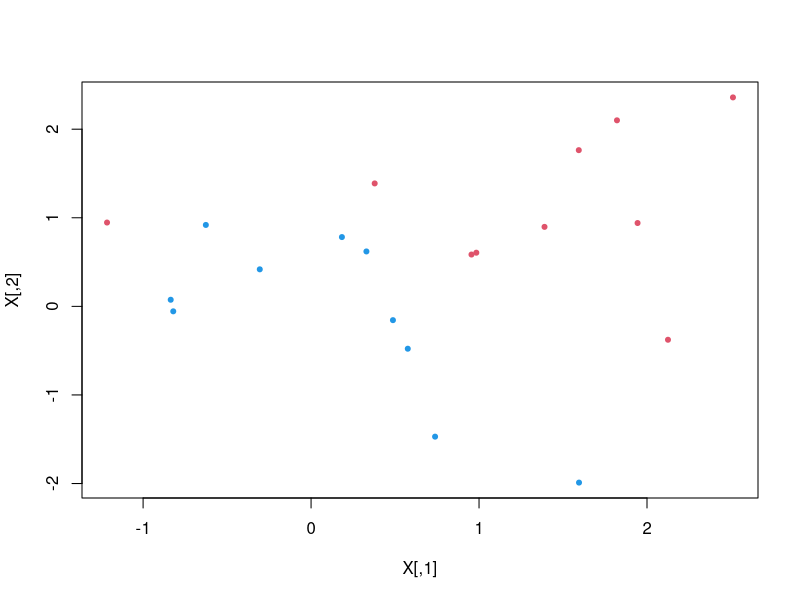
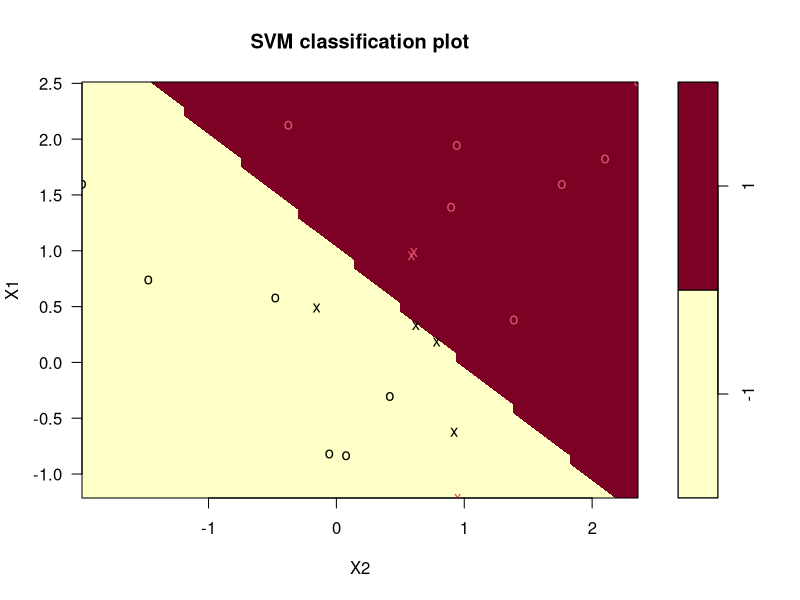
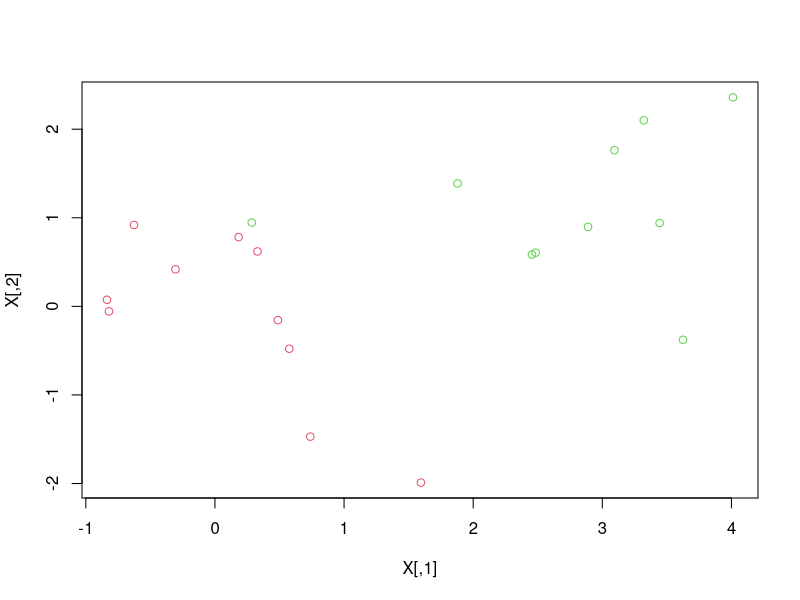
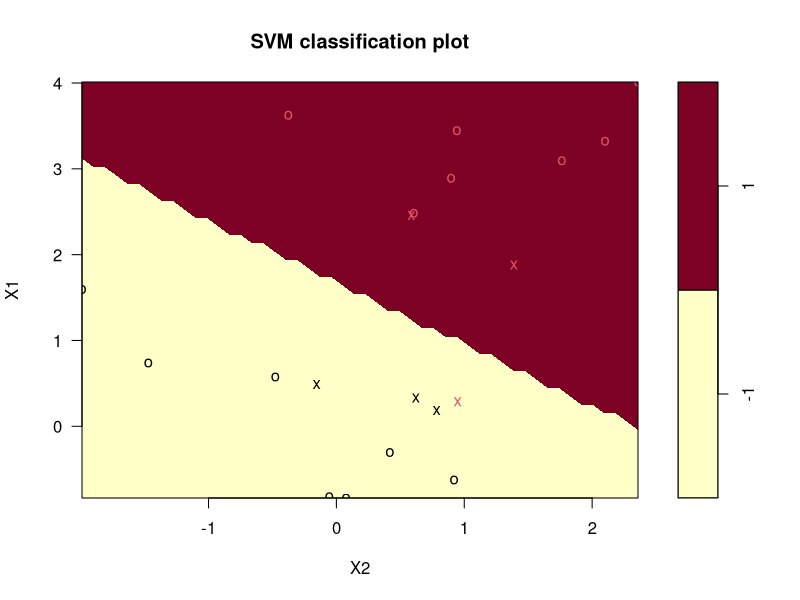
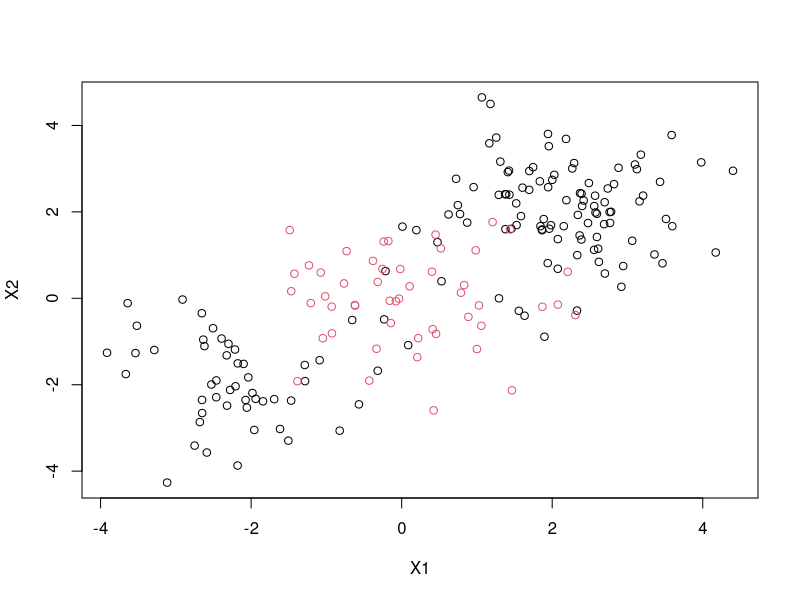
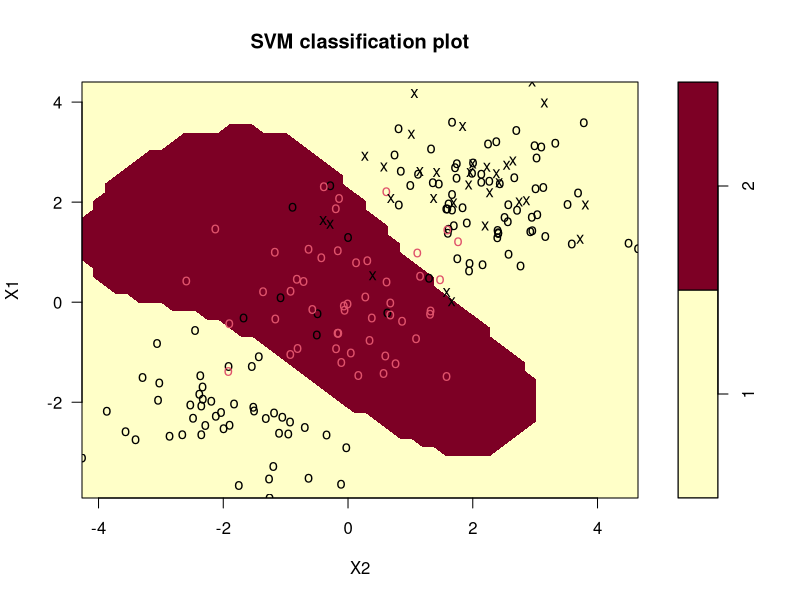

Source code (R) for these figures, in order:
rm(list = ls())
library(e1071)

# SUPPORT VECTOR CLASSIFIER
# Generate non-linearly seperable data
set.seed(1)
n_features <- 2
n_train <- 20
X <- matrix(rnorm(n_train * n_features), ncol = n_features)
y <- rep(c(-1, 1), each = n_train / 2)
filter <- which(y == 1)
X[filter, ] <- X[filter, ] + 1
rm(filter)
plot(X, col = 3 - y, pch = 20)

# fit SVM
# note: y must be factor
dta <- data.frame(X, y = factor(y))
fit_svm <- svm(y ~ ., data = dta, kernel = "linear", cost = 10, scale = FALSE)
summary(fit_svm)
plot(fit_svm, dta)

# identify support vectors
fit_svm$index

# tune Cost parameter
set.seed(1)
fit_tuned <- tune(
    svm, y ~ ., data = dta, kernel = "linear", scale = FALSE,
    ranges = list(cost = c(.001, .01, .1, 1, 5, 10, 100))
)
summary(fit_tuned)
fit_best <- fit_tuned$best.model
summary(fit_best)

# predict test data
xtest <- matrix(rnorm(n_train * n_features), ncol = n_features)
ytest <- sample(c(-1, 1), n_train, replace = TRUE)
filter <- which(ytest == 1)
xtest[filter] <- xtest[filter] + 1
test <- data.frame(xtest, y = as.factor(ytest))

yhat <- predict(fit_svm, newdata = test)
table(yhat, ytest)

# generate linearly separable data
filter <- which(y == 1)
X[filter] <- X[filter] + 1.5
plot(X, col = (y + 5) / 2)
dta <- data.frame(X, y = as.factor(y))
svm_fit <- svm(y ~ ., data = dta, kernel = "linear", cost = 1)
summary(svm_fit)
plot(svm_fit, dta)

# SUPPORT VECTOR MACHINE
set.seed(1)
n_train <- 200
X <- matrix(rnorm(n_train * n_features), ncol = n_features)
X[seq(100), ] <- X[seq(100), ] + 2
X[101:150, ] <- X[101:150, ] - 2
y <- c(rep(1, 150), rep(2, 50))
dta <- data.frame(X, y = factor(y)); rm(X, y)
plot(dta[, -3], col = dta[, 3])


train <- sample(200, 100)
train_dta <- dta[train, ]
svmfit <- svm(y ~ ., data = train_dta, kernel = "radial", gamma = 1, cost = 1)
plot(svmfit, dta)
summary(svmfit)
svmfit <- tune(
    svm, y ~ ., data = train_dta, kernel = "radial",
    ranges = list(
        cost = c(1 * 10 ^ (-1:3)),
        gamma = c(.5, 1:4)
    )
)
summary(svmfit)






















